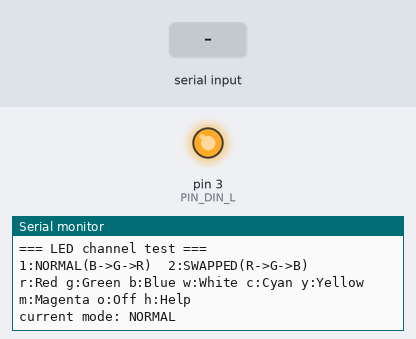
This sketch was run on a simulated Arduino Uno, built with avr-gcc and run on an emulated ATmega328P. Parts: output pins drawn as LEDs (lit = HIGH), the last lines printed to the serial monitor. The test bench sets the inputs (shaded band). Pins used as bus, display or sensor lines are not drawn.

Above: at 5.7 s.
5.8 s: "r" received over Serial
At 6.6 s:
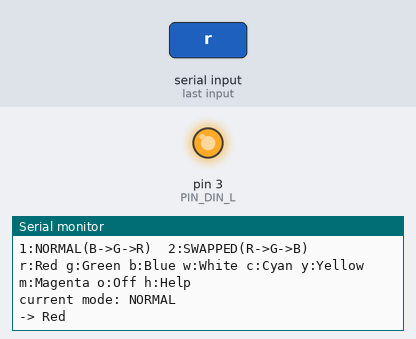
7.3 s: "g" received over Serial
At 7.8 s:
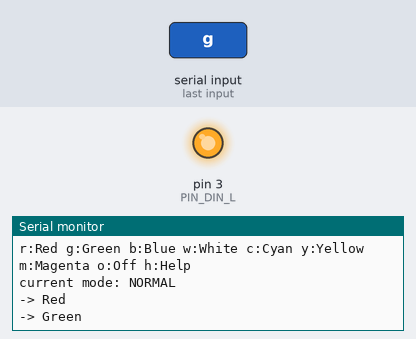

Measured:
- after the input at 5.8 s, the serial monitor: prints a new line at once (image 1)
- after the input at 7.3 s, the serial monitor: prints a new line at once (image 2)

The sketch:

led_channel_test.ino
```cpp
/**
 * OST4ML8132A チャンネル診断テスト
 *
 * conductor.ino / conductor_2.ino で「白がYellowに、CyanがGreenに見える」
 * （＝Bチャンネルだけ欠落しているように見える）症状の切り分け用．
 *
 * sendLED() は常に B→G→R の順で24bit送信するため，Bは常に「最初に送る
 * チャンネル」になる．そこで送信順序を入れ替えたモードを用意し，
 *   ・どのモードでも青(B)だけ光らない        → LED/配線のB系統が物理故障
 *   ・「常に最初に送ったチャンネル」が光らない → 送信タイミング（プロトコル）の問題
 * を切り分ける．
 *
 * 接続:
 *   D2 — OST4ML8132A DIN_H（10kΩ経由）
 *   D3 — OST4ML8132A DIN_L（10kΩ経由）
 *   （conductor.ino と同じ配線）
 *
 * 使い方（シリアルモニタ 115200bps，改行不要・1文字コマンド）:
 *   1 : 送信順を NORMAL（B→G→R，conductor.ino と同じ）に切り替え
 *   2 : 送信順を SWAPPED（R→G→B，Bを最後に送る）に切り替え
 *   r : 現在のモードで純赤 (255,0,0) を送信
 *   g : 現在のモードで純緑 (0,255,0) を送信
 *   b : 現在のモードで純青 (0,0,255) を送信
 *   w : 白 (255,255,255)
 *   c : シアン (0,255,255)
 *   y : イエロー (255,255,0)
 *   m : マゼンタ (255,0,255)
 *   o : 消灯
 *   h : ヘルプ表示
 *
 * 診断手順:
 *   1. '1'（NORMAL）のまま r/g/b を試す
 *      → conductor.ino と同じ症状なら b だけ光らない（消灯）はず
 *   2. '2'（SWAPPED）に切り替えて r/g/b を試す
 *      → r（今度は最初に送られる）が光らず，b（今度は最後に送られる）が
 *        光るなら「送信順序＝タイミング起因」が濃厚
 *      → それでも b だけ光らないなら「LED/配線のB系統そのものが故障」が濃厚
 */

#define PIN_DIN_H 2  // D2 — OST4ML8132A DIN_H（10kΩ経由）
#define PIN_DIN_L 3  // D3 — OST4ML8132A DIN_L（10kΩ経由）

enum SendOrder { ORDER_NORMAL, ORDER_SWAPPED };
SendOrder currentOrder = ORDER_NORMAL;

void setup() {
  Serial.begin(115200);

  pinMode(PIN_DIN_H, OUTPUT);
  pinMode(PIN_DIN_L, OUTPUT);
  digitalWrite(PIN_DIN_H, LOW);
  digitalWrite(PIN_DIN_L, HIGH);

  ledOff();
  printHelp();
}

void loop() {
  if (!Serial.available()) return;
  char c = Serial.read();

  switch (c) {
    case '1':
      currentOrder = ORDER_NORMAL;
      Serial.println("mode -> NORMAL (B->G->R, conductor.inoと同じ)");
      break;
    case '2':
      currentOrder = ORDER_SWAPPED;
      Serial.println("mode -> SWAPPED (R->G->B, Bを最後に送る)");
      break;
    case 'r': sendColor(255, 0,   0);   Serial.println("-> Red");     break;
    case 'g': sendColor(0,   255, 0);   Serial.println("-> Green");   break;
    case 'b': sendColor(0,   0,   255); Serial.println("-> Blue");    break;
    case 'w': sendColor(255, 255, 255); Serial.println("-> White");   break;
    case 'c': sendColor(0,   255, 255); Serial.println("-> Cyan");    break;
    case 'y': sendColor(255, 255, 0);   Serial.println("-> Yellow");  break;
    case 'm': sendColor(255, 0,   255); Serial.println("-> Magenta"); break;
    case 'o': ledOff();                 Serial.println("-> Off");     break;
    case 'h': printHelp();              break;
    default: break;  // 改行・スペース等は無視
  }
}

void printHelp() {
  Serial.println("=== LED channel test ===");
  Serial.println("1:NORMAL(B->G->R)  2:SWAPPED(R->G->B)");
  Serial.println("r:Red g:Green b:Blue w:White c:Cyan y:Yellow m:Magenta o:Off h:Help");
  Serial.print("current mode: ");
  Serial.println(currentOrder == ORDER_NORMAL ? "NORMAL" : "SWAPPED");
}

// r,g,bは「意味」としての色。実際に何番目に送るかはcurrentOrderで決める。
void sendColor(uint8_t r, uint8_t g, uint8_t b) {
  if (currentOrder == ORDER_NORMAL) {
    sendLED(b, g, r);  // conductor.inoと同じ: B->G->R
  } else {
    sendLED(r, g, b);  // 入れ替え: R->G->B（Bを最後に送る）
  }
}

// ===================================================================
// sendLED()  — 引数の順にそのまま24bit送信する（呼び出し側が順序を決める）
//   conductor.ino の sendLED()/sendBit() と同一のタイミング実装
// ===================================================================
void sendLED(uint8_t first, uint8_t second, uint8_t third) {
  for (int i = 7; i >= 0; i--) sendBit((first  >> i) & 0x01);
  for (int i = 7; i >= 0; i--) sendBit((second >> i) & 0x01);
  for (int i = 7; i >= 0; i--) sendBit((third  >> i) & 0x01);

  // ラッチ：DIN_H=LOW, DIN_L=HIGH を 3ms 以上保持
  digitalWrite(PIN_DIN_H, LOW);
  digitalWrite(PIN_DIN_L, HIGH);
  delayMicroseconds(3000);
}

void sendBit(bool bit) {
  if (bit) {
    digitalWrite(PIN_DIN_H, HIGH);
    digitalWrite(PIN_DIN_L, HIGH);
    delayMicroseconds(10);  // TH
    digitalWrite(PIN_DIN_L, LOW);
    delayMicroseconds(10);  // TN
  } else {
    digitalWrite(PIN_DIN_H, LOW);
    digitalWrite(PIN_DIN_L, LOW);
    delayMicroseconds(10);  // TL
    digitalWrite(PIN_DIN_H, HIGH);
    delayMicroseconds(10);  // TN
  }
  delayMicroseconds(5);
}

void ledOff() {
  sendLED(0, 0, 0);
}
```
